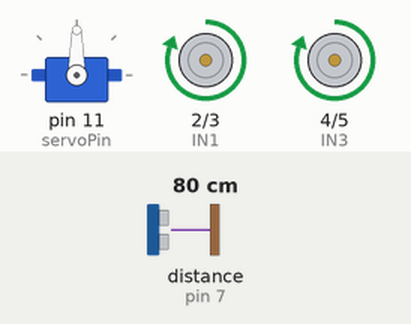
Recording of a sketch running on a simulated Arduino Uno, built with avr-gcc and run on an emulated ATmega328P. On the bench: servo, motor-driver pin pairs drawn as motors (green arrow = first pin HIGH = forward, orange = second pin HIGH = backward, longer = more drive). Wiring (inferred from the names in the program): ultrasonic range finder: trigger pin 7; echo pin 7. The test bench sets the inputs (shaded band); at power-on: distance to the obstacle (sensor on pin 7) 80 cm. The echo pulse lasts 58.3 µs per cm.

Above: at 1.2 s.
1.3 s: distance to the obstacle (sensor on pin 7) set to 13 cm
2.8 s: distance to the obstacle (sensor on pin 7) set to 9 cm
At 4.5 s:
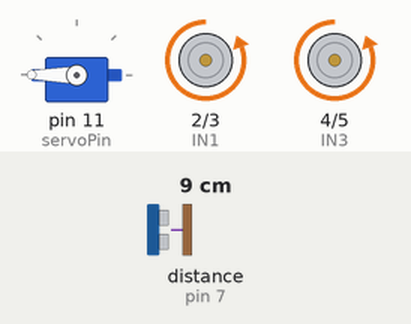
5.8 s: distance to the obstacle (sensor on pin 7) set to 18 cm
At 6.7 s:
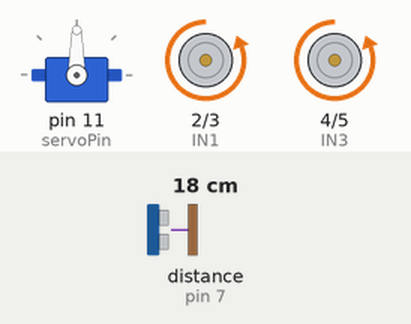
7.3 s: distance to the obstacle (sensor on pin 7) set to 2 cm
At 9.7 s:
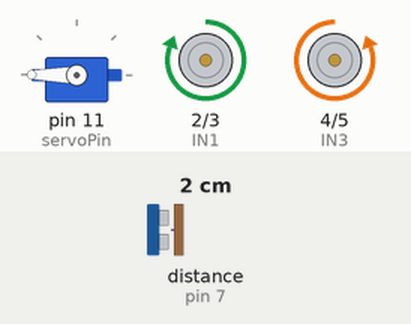
10.3 s: distance to the obstacle (sensor on pin 7) set to 35 cm
13.3 s: distance to the obstacle (sensor on pin 7) set to 4 cm
At 13.9 s:
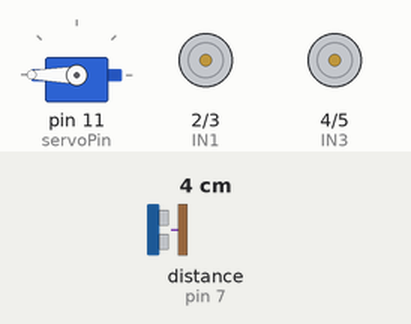
Timing chart, 0 to 17.3 s (numbered marks = the images above; inputs shaded):
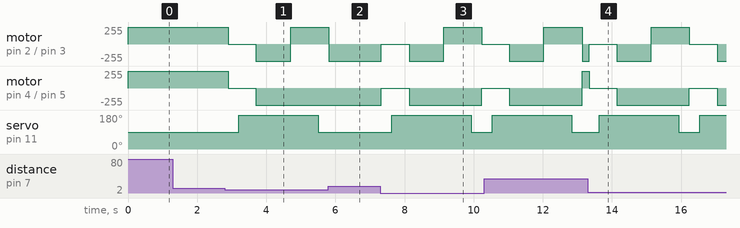

Measured:
- the behaviour switches between 12 and 11 cm on distance to the obstacle (sensor on pin 7) (found by bisection; images 0 and 1)
- after the input at 1.3 s, every drawn part: stays the same
- after the input at 2.8 s, motor on pin 2 (IN1) / pin 3 (IN2): forward 255/255 → stopped after 0.10 s, → backward 255/255 0.80 s later, → forward 255/255 1.0 s later; motor on pin 4 (IN3) / pin 5 (IN4): forward 255/255 → stopped after 0.10 s, → backward 255/255 0.80 s later; servo on pin 11 (servoPin): 90° → 180° after 0.40 s, → 90° 2.3 s later
- after the input at 5.8 s, motor on pin 4 (IN3) / pin 5 (IN4): stays backward 255/255 (without the input it goes to stopped after 0.00 s); servo on pin 11 (servoPin): stays 90° (without the input it goes to 180° after 0.30 s)
- after the input at 7.3 s, motor on pin 2 (IN1) / pin 3 (IN2): backward 255/255 → stopped at once, → backward 255/255 0.80 s later, → forward 255/255 1.0 s later, → stopped 1.1 s later; motor on pin 4 (IN3) / pin 5 (IN4): backward 255/255 → stopped at once, → backward 255/255 0.80 s later, → stopped 2.1 s later
- after the input at 13.3 s, servo on pin 11 (servoPin): 90° → 180° after 0.34 s, → 90° 2.3 s later, → 180° 0.60 s later

The sketch:

main.ino
```cpp
#include <Servo.h>


const int IN1 = 2;
const int IN2 = 3;
const int IN3 = 4;
const int IN4 = 5;


const int signalPin = 7;


Servo myServo;
const int servoPin = 11;

void setup() {
  pinMode(IN1, OUTPUT);
  pinMode(IN2, OUTPUT);
  pinMode(IN3, OUTPUT);
  pinMode(IN4, OUTPUT);

  myServo.attach(servoPin);
  myServo.write(90);
}

void loop() {

  checkObstacle();


  for (int i = 0; i < 300; i++) {
    if (checkObstacle()) break;
    moveForward();
    delay(100);
  }


  for (int i = 0; i < 600; i++) {
    if (checkObstacle()) break;
    moveBackward();
    delay(100);
  }


  for (int i = 0; i < 10; i++) {

    for (int j = 0; j < 30; j++) {
      if (checkObstacle()) break;
      turnRight();
      delay(100);
    }

    for (int j = 0; j < 30; j++) {
      if (checkObstacle()) break;
      turnLeft();
      delay(100);
    }
  }

  stopMotors();
  delay(1000);
}


bool checkObstacle() {
  long distance = getDistance();


  if (distance <= 10 && distance > 0) {
    stopMotors();
    delay(300);


    myServo.write(180);
    delay(500);


    moveBackward();
    delay(1000);
    turnRight();
    delay(800);


    myServo.write(90);
    delay(300);
    return true;
  }
  return false;
}


long getDistance() {

  pinMode(signalPin, OUTPUT);
  digitalWrite(signalPin, LOW);
  delayMicroseconds(2);
  digitalWrite(signalPin, HIGH);
  delayMicroseconds(5);
  digitalWrite(signalPin, LOW);


  pinMode(signalPin, INPUT);
  long duration = pulseIn(signalPin, HIGH);


  long distance = duration / 29 / 2;
  return distance;
}


void moveForward() {
  digitalWrite(IN1, HIGH);
  digitalWrite(IN2, LOW);
  digitalWrite(IN3, HIGH);
  digitalWrite(IN4, LOW);
}

void moveBackward() {
  digitalWrite(IN1, LOW);
  digitalWrite(IN2, HIGH);
  digitalWrite(IN3, LOW);
  digitalWrite(IN4, HIGH);
}

void turnRight() {
  digitalWrite(IN1, HIGH);
  digitalWrite(IN2, LOW);
  digitalWrite(IN3, LOW);
  digitalWrite(IN4, HIGH);
}

void turnLeft() {
  digitalWrite(IN1, LOW);
  digitalWrite(IN2, HIGH);
  digitalWrite(IN3, HIGH);
  digitalWrite(IN4, LOW);
}

void stopMotors() {
  digitalWrite(IN1, LOW);
  digitalWrite(IN2, LOW);
  digitalWrite(IN3, LOW);
  digitalWrite(IN4, LOW);
}
```
